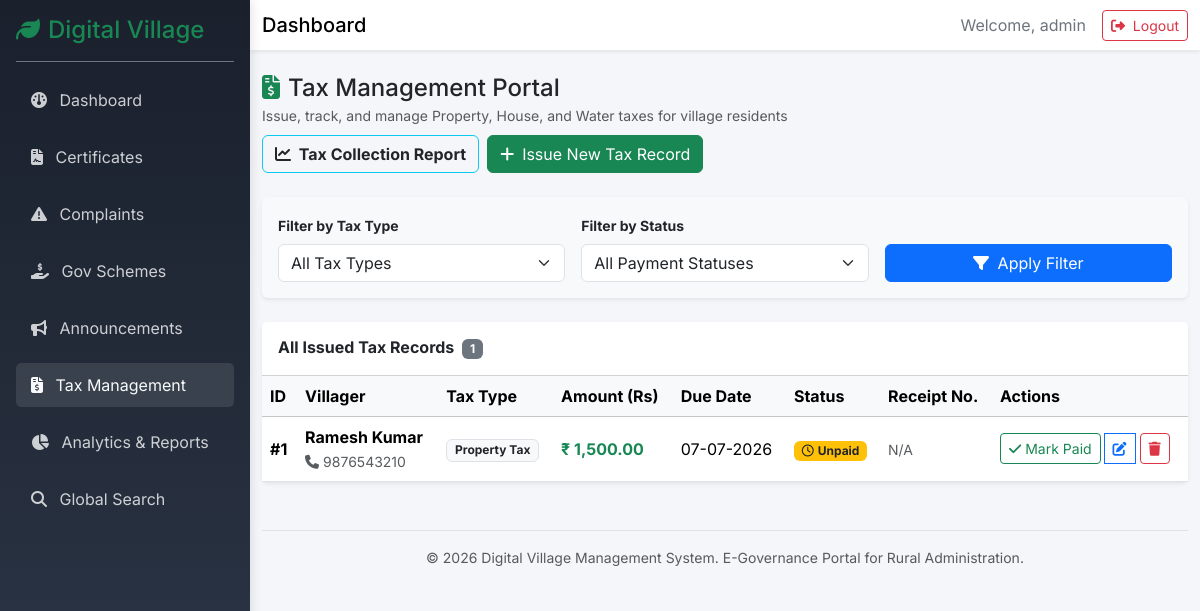
/admin/taxes (signed in), run on the app's committed database.
### models/user.py (models this page shows, shortened)
class User(UserMixin, db.Model):
    __tablename__ = 'users'
    id = db.Column(db.Integer, primary_key=True)
    username = db.Column(db.String(64), index=True, unique=True, nullable=False)
    password_hash = db.Column(db.String(256), nullable=False)
    role = db.Column(db.String(20), nullable=False, default='villager') # 'admin' or 'villager'
    created_at = db.Column(db.DateTime, default=datetime.utcnow)

class Villager(db.Model):
    __tablename__ = 'villagers'
    id = db.Column(db.Integer, primary_key=True)
    user_id = db.Column(db.Integer, db.ForeignKey('users.id'), nullable=False)
    full_name = db.Column(db.String(100), nullable=False)
    mobile = db.Column(db.String(15), nullable=False)
    address = db.Column(db.Text, nullable=False)
    aadhaar = db.Column(db.String(12), nullable=False) # Demo only
    updated_at = db.Column(db.DateTime, default=datetime.utcnow, onupdate=datetime.utcnow)
    user = db.relationship('User', backref=db.backref('villager_profile', uselist=False))

### models/tax.py (models this page shows)
class Tax(db.Model):
    __tablename__ = 'taxes'
    id = db.Column(db.Integer, primary_key=True)
    villager_id = db.Column(db.Integer, db.ForeignKey('villagers.id'), nullable=False)
    tax_type = db.Column(db.String(50), nullable=False) # e.g. Property Tax, House Tax, Water Tax
    amount = db.Column(db.Float, nullable=False)
    due_date = db.Column(db.Date, nullable=False)
    payment_date = db.Column(db.DateTime, nullable=True)
    payment_status = db.Column(db.String(20), nullable=False, default='Unpaid') # Paid, Unpaid, Overdue
    receipt_number = db.Column(db.String(50), nullable=True, unique=True)
    remarks = db.Column(db.Text, nullable=True)
    created_at = db.Column(db.DateTime, default=datetime.utcnow)
    updated_at = db.Column(db.DateTime, default=datetime.utcnow, onupdate=datetime.utcnow)
    villager = db.relationship('Villager', backref=db.backref('taxes', lazy=True))

### routes/admin.py (the view)
@admin_bp.route('/taxes')
def taxes():
    tax_type = request.args.get('tax_type')
    status = request.args.get('status')
    query = Tax.query
    if tax_type:
        query = query.filter_by(tax_type=tax_type)
    if status:
        query = query.filter_by(payment_status=status)
    all_taxes = query.order_by(Tax.created_at.desc()).all()
    villagers = Villager.query.order_by(Villager.full_name).all()
    return render_template('admin/taxes.html', taxes=all_taxes, villagers=villagers, tax_type=tax_type, status=status)

### routes/admin.py (called while the page is built)
@admin_bp.before_request
@login_required
def check_role():
    if current_user.role != 'admin':
        flash('Access denied. Admin only.', 'danger')
        return redirect(url_for('main.index'))

### templates/admin/taxes.html (shortened to what this page needs)
{% extends "dashboard_base.html" %}
{% block content %}
<div class="d-flex justify-content-between align-items-center mb-4 flex-wrap gap-2">
    <div>
        <h4 class="mb-0 text-dark"><i class="fa-solid fa-file-invoice-dollar me-2 text-success"></i>Tax Management Portal</h4>
        <small class="text-muted">Issue, track, and manage Property, House, and Water taxes for village residents</small>
    </div>
    <div class="d-flex gap-2">
        <a href="{{ url_for('admin.tax_report') }}" class="btn btn-outline-info text-dark fw-bold">
            <i class="fa-solid fa-chart-line me-1"></i> Tax Collection Report
        </a>
        <a href="{{ url_for('admin.add_tax') }}" class="btn btn-success">
            <i class="fa-solid fa-plus me-2"></i>Issue New Tax Record
        </a>
    </div>
</div>
<div class="card shadow-sm border-0 mb-4 bg-light">
    <div class="card-body p-3">
        <form action="{{ url_for('admin.taxes') }}" method="GET" class="row g-3 align-items-end">
            <div class="col-md-4">
                <label class="form-label small fw-bold">Filter by Tax Type</label>
                <select name="tax_type" class="form-select">
                    <option value="">All Tax Types</option>
                </select>
            </div>
            <div class="col-md-4">
                <label class="form-label small fw-bold">Filter by Status</label>
                <select name="status" class="form-select">
                    <option value="">All Payment Statuses</option>
                </select>
            </div>
            <div class="col-md-4 d-flex gap-2">
                <button type="submit" class="btn btn-primary w-100"><i class="fa-solid fa-filter me-1"></i> Apply Filter</button>
            </div>
        </form>
    </div>
</div>
<div class="card shadow-sm border-0">
    <div class="card-header bg-white py-3 d-flex justify-content-between align-items-center">
        <h6 class="mb-0 fw-bold">All Issued Tax Records <span class="badge bg-secondary ms-1">{{ taxes|length }}</span></h6>
    </div>
    <div class="card-body p-0">
        <div class="table-responsive">
            <table class="table table-hover align-middle mb-0">
                <thead class="table-light">
                    <tr>
                        <th>ID</th>
                        <th>Villager</th>
                        <th>Tax Type</th>
                        <th>Amount (Rs)</th>
                        <th>Due Date</th>
                        <th>Status</th>
                        <th>Receipt No.</th>
                        <th>Actions</th>
                    </tr>
                </thead>
                <tbody>
                    {% for t in taxes %}
                    <tr>
                        <td><strong>#{{ t.id }}</strong></td>
                        <td>
                            <strong>{{ t.villager.full_name }}</strong>
                            <br><small class="text-muted"><i class="fa-solid fa-phone me-1"></i>{{ t.villager.mobile }}</small>
                        </td>
                        <td><span class="badge bg-light text-dark border">{{ t.tax_type }}</span></td>
                        <td class="fw-bold text-success">₹ {{ "{:,.2f}".format(t.amount) }}</td>
                        <td>{{ t.due_date.strftime('%d-%m-%Y') }}</td>
                        <td>
                            {% if t.payment_status == 'Paid' %}
                                <span class="badge bg-success"><i class="fa-solid fa-check-circle me-1"></i>Paid</span>
                            {% elif t.payment_status == 'Overdue' %}
                                <span class="badge bg-danger"><i class="fa-solid fa-exclamation-circle me-1"></i>Overdue</span>
                            {% else %}
                                <span class="badge bg-warning text-dark"><i class="fa-regular fa-clock me-1"></i>Unpaid</span>
                            {% endif %}
                        </td>
                        <td>
                            {% if t.receipt_number %}
                                <code class="text-primary">{{ t.receipt_number }}</code>
                            {% else %}
                                <span class="text-muted small">N/A</span>
                            {% endif %}
                        </td>
                        <td>
                            <div class="btn-group" role="group">
                                {% if t.payment_status != 'Paid' %}
                                <form action="{{ url_for('admin.mark_tax_paid', id=t.id) }}" method="POST" class="d-inline" onsubmit="return confirm('Mark this tax as PAID and generate official receipt?');">
                                    <button type="submit" class="btn btn-sm btn-outline-success me-1" title="Mark as Paid">
                                        <i class="fa-solid fa-check"></i> Mark Paid
                                    </button>
                                </form>
                                {% endif %}
                                <a href="{{ url_for('admin.edit_tax', id=t.id) }}" class="btn btn-sm btn-outline-primary me-1" title="Edit Record">
                                    <i class="fa-solid fa-edit"></i>
                                </a>
                                <form action="{{ url_for('admin.delete_tax', id=t.id) }}" method="POST" class="d-inline" onsubmit="return confirm('Are you sure you want to delete this tax record?');">
                                    <button type="submit" class="btn btn-sm btn-outline-danger" title="Delete">
                                        <i class="fa-solid fa-trash"></i>
                                    </button>
                                </form>
                            </div>
                        </td>
                    </tr>
                    {% endfor %}
                </tbody>
            </table>
        </div>
    </div>
</div>
{% endblock %}

### templates/dashboard_base.html (shortened to what this page needs)
<!DOCTYPE html>
<html lang="en">
<head>
    <link href="https://cdn.jsdelivr.net/npm/bootstrap@5.3.2/dist/css/bootstrap.min.css" rel="stylesheet">
    <link rel="stylesheet" href="https://cdnjs.cloudflare.com/ajax/libs/font-awesome/6.4.0/css/all.min.css">
    <link rel="stylesheet" href="{{ url_for('static', filename='css/style.css') }}">
</head>
<body class="dashboard-body">
    <div class="sidebar bg-dark text-white p-3" id="sidebar">
        <div class="sidebar-header border-bottom border-secondary pb-3 mb-3">
            <h4 class="mb-0 text-success"><i class="fa-solid fa-leaf me-2"></i>Digital Village</h4>
        </div>
        <ul class="nav flex-column sidebar-nav">
            {% if current_user.role == 'villager' %}
            <li class="nav-item mb-2">
                <a class="nav-link text-light {% if request.endpoint == 'villager.dashboard' %}active{% endif %}" href="{{ url_for('villager.dashboard') }}">
                    <i class="fa-solid fa-gauge me-2"></i> Dashboard
                </a>
            </li>
            <li class="nav-item mb-2">
                <a class="nav-link text-light {% if request.endpoint == 'villager.profile' %}active{% endif %}" href="{{ url_for('villager.profile') }}">
                    <i class="fa-solid fa-user me-2"></i> Profile
                </a>
            </li>
            <li class="nav-item mb-2">
                <a class="nav-link text-light {% if 'villager.certificate' in request.endpoint %}active{% endif %}" href="{{ url_for('villager.certificates') }}">
                    <i class="fa-solid fa-file-contract me-2"></i> Certificates
                </a>
            </li>
            <li class="nav-item mb-2">
                <a class="nav-link text-light {% if 'villager.complaint' in request.endpoint %}active{% endif %}" href="{{ url_for('villager.complaints') }}">
                    <i class="fa-solid fa-exclamation-triangle me-2"></i> Complaints
                </a>
            </li>
            <li class="nav-item mb-2">
                <a class="nav-link text-light {% if 'villager.scheme' in request.endpoint or 'villager.favourite' in request.endpoint %}active{% endif %}" href="{{ url_for('villager.schemes') }}">
                    <i class="fa-solid fa-hand-holding-dollar me-2"></i> Gov Schemes
                </a>
            </li>
            <li class="nav-item mb-2">
                <a class="nav-link text-light {% if 'villager.announcement' in request.endpoint %}active{% endif %}" href="{{ url_for('villager.announcements') }}">
                    <i class="fa-solid fa-bullhorn me-2"></i> Announcements
                </a>
            </li>
            <li class="nav-item mb-2">
                <a class="nav-link text-light {% if 'villager.tax' in request.endpoint %}active{% endif %}" href="{{ url_for('villager.taxes') }}">
                    <i class="fa-solid fa-file-invoice-dollar me-2"></i> My Taxes
                </a>
            </li>
            {% elif current_user.role == 'admin' %}
            <li class="nav-item mb-2">
                <a class="nav-link text-light {% if request.endpoint == 'admin.dashboard' %}active{% endif %}" href="{{ url_for('admin.dashboard') }}">
                    <i class="fa-solid fa-gauge me-2"></i> Dashboard
                </a>
            </li>
            <li class="nav-item mb-2">
                <a class="nav-link text-light {% if 'admin.certificate' in request.endpoint %}active{% endif %}" href="{{ url_for('admin.certificates') }}">
                    <i class="fa-solid fa-file-contract me-2"></i> Certificates
                </a>
            </li>
            <li class="nav-item mb-2">
                <a class="nav-link text-light {% if 'admin.complaint' in request.endpoint %}active{% endif %}" href="{{ url_for('admin.complaints') }}">
                    <i class="fa-solid fa-exclamation-triangle me-2"></i> Complaints
                </a>
            </li>
            <li class="nav-item mb-2">
                <a class="nav-link text-light {% if 'admin.scheme' in request.endpoint %}active{% endif %}" href="{{ url_for('admin.schemes') }}">
                    <i class="fa-solid fa-hand-holding-dollar me-2"></i> Gov Schemes
                </a>
            </li>
            <li class="nav-item mb-2">
                <a class="nav-link text-light {% if 'admin.announcement' in request.endpoint %}active{% endif %}" href="{{ url_for('admin.announcements') }}">
                    <i class="fa-solid fa-bullhorn me-2"></i> Announcements
                </a>
            </li>
            <li class="nav-item mb-2">
                <a class="nav-link text-light {% if 'admin.tax' in request.endpoint %}active{% endif %}" href="{{ url_for('admin.taxes') }}">
                    <i class="fa-solid fa-file-invoice-dollar me-2"></i> Tax Management
                </a>
            </li>
            <li class="nav-item mb-2">
                <a class="nav-link text-light {% if 'admin.report' in request.endpoint %}active{% endif %}" href="{{ url_for('admin.reports') }}">
                    <i class="fa-solid fa-chart-pie me-2"></i> Analytics & Reports
                </a>
            </li>
            <li class="nav-item mb-2">
                <a class="nav-link text-light {% if 'admin.search' in request.endpoint %}active{% endif %}" href="{{ url_for('admin.search') }}">
                    <i class="fa-solid fa-search me-2"></i> Global Search
                </a>
            </li>
            {% endif %}
        </ul>
    </div>
    <div class="main-content" id="main-content">
        <nav class="navbar navbar-expand-lg navbar-light bg-white shadow-sm mb-4">
            <div class="container-fluid">
                <span class="navbar-brand mb-0 h1 d-none d-md-block">Dashboard</span>
                <div class="ms-auto d-flex align-items-center">
                    <span class="me-3 text-secondary">Welcome, {{ current_user.username }}</span>
                    <a href="{{ url_for('auth.logout') }}" class="btn btn-outline-danger btn-sm">
                        <i class="fa-solid fa-right-from-bracket me-1"></i> Logout
                    </a>
                </div>
            </div>
        </nav>
        <div class="container-fluid">
            <div class="pb-5">
                {% block content %}{% endblock %}
            </div>
            <footer class="mt-auto py-3 border-top text-center text-muted small">
                <div class="container-fluid">
                    <span>&copy; 2026 Digital Village Management System. E-Governance Portal for Rural Administration.</span>
                </div>
            </footer>
        </div>
    </div>
</body>
</html>

### static/css/style.css (style rules this page uses)
body { background-color: #f8f9fa; font-family: 'Inter', sans-serif; }
.card { transition: transform 0.2s ease, box-shadow 0.2s ease; }
.dashboard-body { display: flex; min-height: 100vh; background-color: #f4f6f9; }
.sidebar { width: 250px; transition: all 0.3s; height: 100vh; position: fixed; top: 0; left: 0; z-index: 1000; }
.sidebar-nav .nav-link { border-radius: 5px; margin-bottom: 5px; padding: 10px 15px; opacity: 0.8; }
.sidebar-nav .nav-link:hover, .sidebar-nav .nav-link.active { background-color: rgba(255,255,255,0.1); opacity: 1; }
.main-content { flex-grow: 1; margin-left: 250px; width: calc(100% - 250px); transition: all 0.3s; min-height: 100vh; }
.card { animation: fadeIn 0.3s ease-in-out; }
.sidebar { background: linear-gradient(180deg, #1a202c 0%, #2d3748 100%) !important; box-shadow: 2px 0 10px rgba(0,0,0,0.1); }

### data on the page
User: username "admin"
Tax: id "1", villager.full_name "Ramesh Kumar", villager.mobile "9876543210", tax_type "Property Tax", amount "1,500.00", due_date "07-07-2026", payment_status "Unpaid" (drawn), shows "N/A"

### other printed values
{{ taxes|length }} "1"
